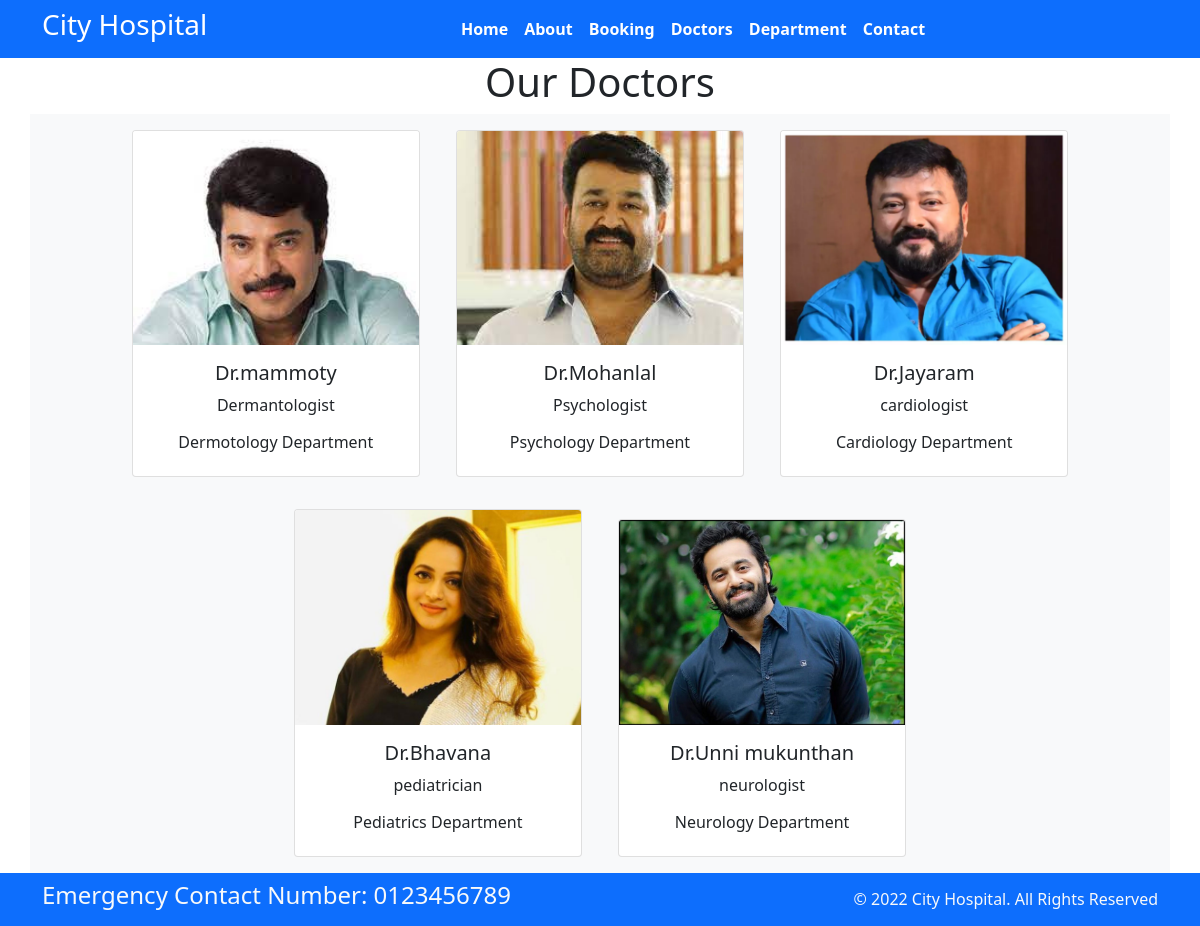
/Doctors, run on the app's committed database.
### home/models.py (models this page shows, shortened)
class Doctors(models.Model):
    doc_name = models.CharField(max_length=255)
    doc_spec = models.CharField(max_length=255)
    dep_name = models.ForeignKey(Departments,on_delete=models.CASCADE)
    doc_image = models.ImageField(upload_to='Doctors')

class Departments(models.Model):
    dep_name = models.CharField(max_length=100)
    dep_description = models.TextField()
    def __str__(self):
        return self.dep_name

### home/views.py (the view)
# urls.py: path('Doctors', views.doctors,name='Doctors'),
def doctors(request):
     dict_docs={
        'Doctors':Doctors.objects.all()
     }
     return render(request,'Doctors.html',dict_docs)

### home/templates/doctors.html (shortened to what this page needs)
{% extends 'base.html'%}
{% load static %}
{%  block content%}
<h1 class=text-center >Our Doctors</h1>
<div class ="container text-center bg-light">
{% for d in Doctors %}
<div class="card text-center mx-3 my-3" style="width: 18rem; display: inline-block">
    <img src="{{d.doc_image.url}}" class="card-img-top" alt="...">
    <div class="card-body">
      <h5 class="card-title">Dr.{{d.doc_name}}</h5>
      <p class="card-text">{{d.doc_spec   }}</p>
      <h6>{{d.dep_name}} Department</h6>
    </div>
  </div>
{% endfor%}
</div>
{% endblock %}

### home/templates/base.html (shortened to what this page needs)
{% load static %}
<!DOCTYPE html>
<html>
  <head>
    <link rel="stylesheet"
      href=" https://cdn.jsdelivr.net/npm/bootstrap@5.1.3/dist/css/bootstrap.min.css ">
    <link rel="stylesheet"
      href="https://use.fontawesome.com/releases/v5.2.0/css/all.css">
   <link rel="stylesheet"
      href="{% static '/css/style.css'%}">
  </head>
  <body>
    <nav class="navbar bg-primary navbar-expand-md ">
      <div class="container">
        <div class="col-2 text-left pl-md-0">
          <h3 class="text-white"> City Hospital </h3>
        </div>
        <div
          class="collapse navbar-collapse justify-content-center col-md-8 navbar-collapse-3">
          <ul class="navbar-nav justify-content-center  fw-bold">
            <li class="nav-item active">
              <a class="nav-link text-white" href="{% url 'Home' %}">Home </a>
            </li>
            <li class="nav-item">
              <a class="nav-link text-white" href="{% url 'About' %}">About</a>
            </li>
            <li class="nav-item">
              <a class="nav-link text-white" href="{% url 'Booking' %}">Booking</a>
            </li>
            <li class="nav-item">
              <a class="nav-link text-white" href="{% url 'Doctors' %}">Doctors</a>
            </li>
			 <li class="nav-item">
              <a class="nav-link text-white" href="{% url 'Department' %}">Department</a>
            </li>
            <li class="nav-item">
              <a class="nav-link text-white" href="{% url 'Contact' %}">Contact</a>
            </li>
          </ul>
        </div>
      </div>
    </nav>
    {%  block content%}
    {% endblock %}
    <section class="">
      <footer class="pt-2 pb-2  bg-primary text-light">
        <div class="container">
          <div class="row align-items-center">
            <div class="col-12 col-md-8">
              <h4>Emergency Contact Number: 0123456789</h4>
            </div>
            <div class="col-12 col-md-4 mt-4 mt-md-0 text-center text-md-end">
              © 2022 City Hospital. All Rights Reserved
            </div>
          </div>
        </div>
      </footer>
    </section>
  </body>
</html>

### data on the page
Doctors: doc_image (picture), doc_name "mammoty", doc_spec "Dermantologist", dep_name "Dermotology"
Doctors: doc_image (picture), doc_name "Mohanlal", doc_spec "Psychologist", dep_name "Psychology"
Doctors: doc_image (picture), doc_name "Jayaram", doc_spec "cardiologist", dep_name "Cardiology"
Doctors: doc_image (picture), doc_name "Bhavana", doc_spec "pediatrician", dep_name "Pediatrics"
Doctors: doc_image (picture), doc_name "Unni mukunthan", doc_spec "neurologist", dep_name "Neurology"
